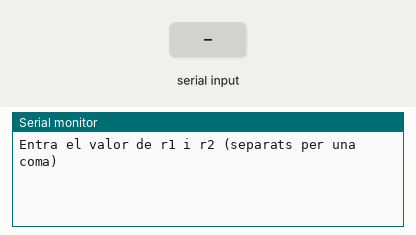
Recording of a sketch running on a simulated Arduino Uno, built with avr-gcc and run on an emulated ATmega328P. On the bench: the last lines printed to the serial monitor. The inputs (shaded band) are chosen by the test bench.

Above: at 1.2 s.
1.3 s: "90,45\n" received over Serial
At 2.1 s:
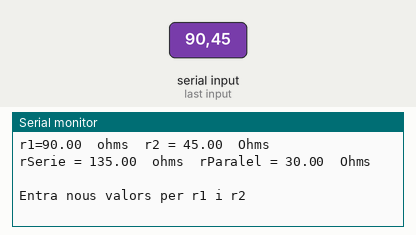
2.8 s: "5\n" received over Serial
At 4.1 s:
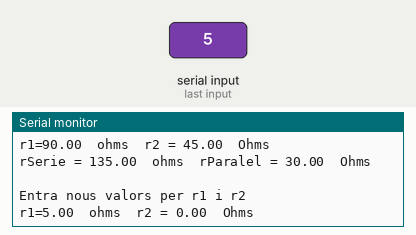

The sketch:

Number_Communication_1.ino
```cpp
/**********************************************************************************
**                                                                               **
**                          NUMBER COMMUNICATION 1                               **
**                                                                               **
**   GORKA FERNÁNDEZ RAMOS                                         4/03/2017     **
**********************************************************************************/

//******************************* INCLUDES ****************************************

//******************************* VARIABLES ***************************************
float r1, r2;
float rSerie, rParalel; // VALOR DE LES VARIABLES
//******************************** SETUP ******************************************
void setup() // S'EXECUTA NOMÉS UN COP
{
  Serial.begin(9600);        // VELOCICTAT DEL PORT SERIE
  Serial.println("Entra el valor de r1 i r2 (separats per una coma)");
  // IMPRIMEIX entra el valor de r1 ...

}

//********************************* LOOP ******************************************
void loop() // S'EXECUTA REPETIDAMENT
{
  while (Serial.available() > 0) {  // LLEGEIX LA RSERIE
    r1 = Serial.parseInt();//
    Serial.print("r1="); // ESCRIU r1 =
    Serial.print(r1); // ESCRIU EL VALOR DE LA r1
    Serial.print("  ohms  "); // ESCRIU ohms

    r2 = Serial.parseInt();
    Serial.print ("r2 = "); // ESCRIU r2 =
    Serial.print (r2); // ESCRIU EL VALOR DE r2
    Serial.println ("  Ohms  "); // ESCRIU ohms

    if (Serial.read() == '\n') {
      Serial.print ("rSerie = ");
      Serial.print (r1 + r2);
      Serial.print ("  ohms  ");

      Serial.print ("rParalel = "); // Escriu (rParalel = )
      Serial.print ((r1 * r2) / (r1 + r2)); // ESCRIU EL VALOR DE DIVIDIR ELS ()
      Serial.println ("  Ohms  "); // ESCRIU ohms
      Serial.println (" "); // PASA A SEGUEN LINEA
      Serial.println ("Entra nous valors per r1 i r2"); // ESCRIU entra nous...
    }
  }
}
//******************************* FUNCIONS ****************************************
```

Measured:
- after the input at 1.3 s, the serial monitor: prints a new line at once (image 1)
- after the input at 2.8 s, the serial monitor: prints a new line at once (image 2)
